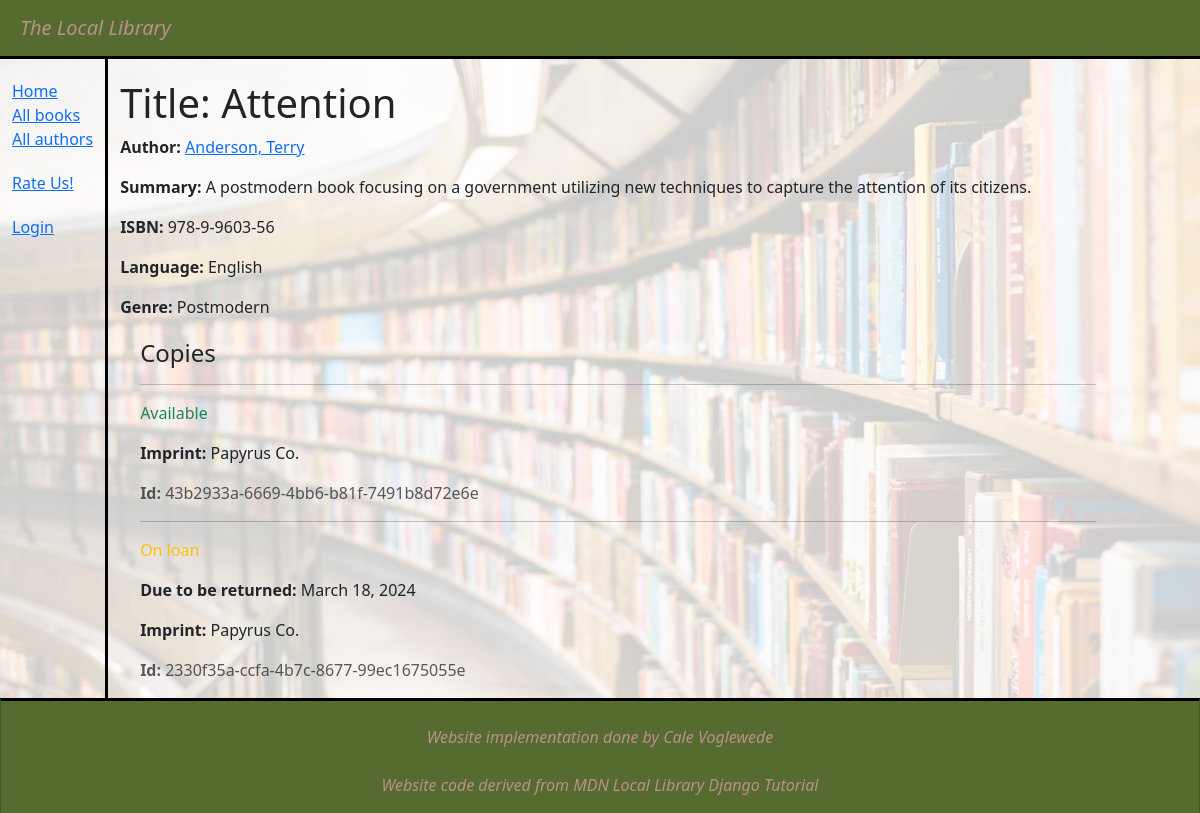
/catalog/book/2, run on the app's committed database.
### catalog/models.py (models this page shows, shortened)
class Book(models.Model):
    title = models.CharField(max_length=200)
    author = models.ForeignKey('Author', on_delete=models.RESTRICT, null=True)
    summary = models.TextField(
        max_length=1000, help_text="Enter a brief description of the book")
    isbn = models.CharField('ISBN', max_length=13,
                            unique=True,
                            help_text='13 Character <a href="https://www.isbn-international.org/content/what-isbn'
                                      '">ISBN number</a>')
    genre = models.ManyToManyField(
        Genre, help_text="Select a genre for this book")
    language = models.ForeignKey(
        'Language', on_delete=models.SET_NULL, null=True)
    class Meta:
        ordering = ['title', 'author']
    def display_genre(self):
        """Creates a string for the Genre. This is required to display genre in Admin."""
        return ', '.join([genre.name for genre in self.genre.all()[:3]])
    display_genre.short_description = 'Genre'
    def display_genre(self):
        """Create a string for the Genre. This is required to display genre in Admin."""
        return ', '.join(genre.name for genre in self.genre.all()[:3])
    display_genre.short_description = 'Genre'

class Author(models.Model):
    first_name = models.CharField(max_length=100)
    last_name = models.CharField(max_length=100)
    date_of_birth = models.DateField(null=True, blank=True)
    date_of_death = models.DateField('died', null=True, blank=True)
    class Meta:
        ordering = ['last_name', 'first_name']
    def get_absolute_url(self):
        return reverse('author-detail', args=[str(self.id)])
    def __str__(self):
        return f'{self.last_name}, {self.first_name}'

class Language(models.Model):
    name = models.CharField(max_length=200,
                            unique=True,
                            help_text="Enter the book's natural language (e.g. English, French, Japanese etc.)")
    def __str__(self):
        return self.name

class Genre(models.Model):
    name = models.CharField(
        max_length=200,
        unique=True,
        help_text="Enter a book genre (e.g. Science Fiction, French Poetry etc.)"
    )
    def __str__(self):
        return self.name

class BookInstance(models.Model):
    id = models.UUIDField(primary_key=True, default=uuid.uuid4,
                          help_text="Unique ID for this particular book across whole library")
    book = models.ForeignKey('Book', on_delete=models.RESTRICT, null=True)
    imprint = models.CharField(max_length=200)
    due_back = models.DateField(null=True, blank=True)
    borrower = models.ForeignKey(
        settings.AUTH_USER_MODEL, on_delete=models.SET_NULL, null=True, blank=True)
    LOAN_STATUS = (
        ('d', 'Maintenance'),
        ('o', 'On loan'),
        ('a', 'Available'),
        ('r', 'Reserved'),
    )
    status = models.CharField(
        max_length=1,
        choices=LOAN_STATUS,
        blank=True,
        default='d',
        help_text='Book availability')
    class Meta:
        ordering = ['due_back']
        permissions = (("can_mark_returned", "Set book as returned"),)

### catalog/views.py (the view)
# urls.py: path('book/<int:pk>', views.BookDetailView.as_view(), name='book-detail'),
class BookDetailView(generic.DetailView):
    model = Book

### catalog/templates/catalog/book_detail.html (shortened to what this page needs)
{% extends "base_generic.html" %} {% block content %}
<h1>Title: {{ book.title }}</h1>
<p>
  <strong>Author:</strong>
  <a href="{{ book.author.get_absolute_url }}">{{ book.author }}</a>
</p>
<p><strong>Summary:</strong> {{ book.summary }}</p>
<p><strong>ISBN:</strong> {{ book.isbn }}</p>
<p><strong>Language:</strong> {{ book.language }}</p>
<p><strong>Genre:</strong> {{ book.genre.all|join:", " }}</p>
<div style="margin-left: 20px; margin-top: 20px">
  <h4>Copies</h4>
  {% for copy in book.bookinstance_set.all %}
  <hr />
  <p
    class="{% if copy.status == 'a' %}text-success{% elif copy.status == 'm' %}text-danger{% else %}text-warning{% endif %}"
  >
    {{ copy.get_status_display }}
  </p>
  {% if copy.status != 'a' %}
  <p><strong>Due to be returned:</strong> {{ copy.due_back }}</p>
  {% endif %}
  <p><strong>Imprint:</strong> {{ copy.imprint }}</p>
  <p class="text-muted"><strong>Id:</strong> {{ copy.id }}</p>
   {% endfor %}
</div>
{% endblock %}

### catalog/static/css/styles.css (style rules this page uses)
body { background-color: darkolivegreen; }
hr { width: 100%; }

### data on the page
Book: title "Attention", author "Anderson, Terry", summary "A postmodern book focusing on a government utilizing new techniques to capture the attention of its citizens.", isbn "978-9-9603-56", language "English", genre.all "Postmodern"
BookInstance: status "Available", imprint "Papyrus Co.", id "43b2933a-6669-4bb6-b81f-7491b8d72e6e"
BookInstance: status "On loan", due_back "March 18, 2024", imprint "Papyrus Co.", id "2330f35a-ccfa-4b7c-8677-99ec1675055e"
